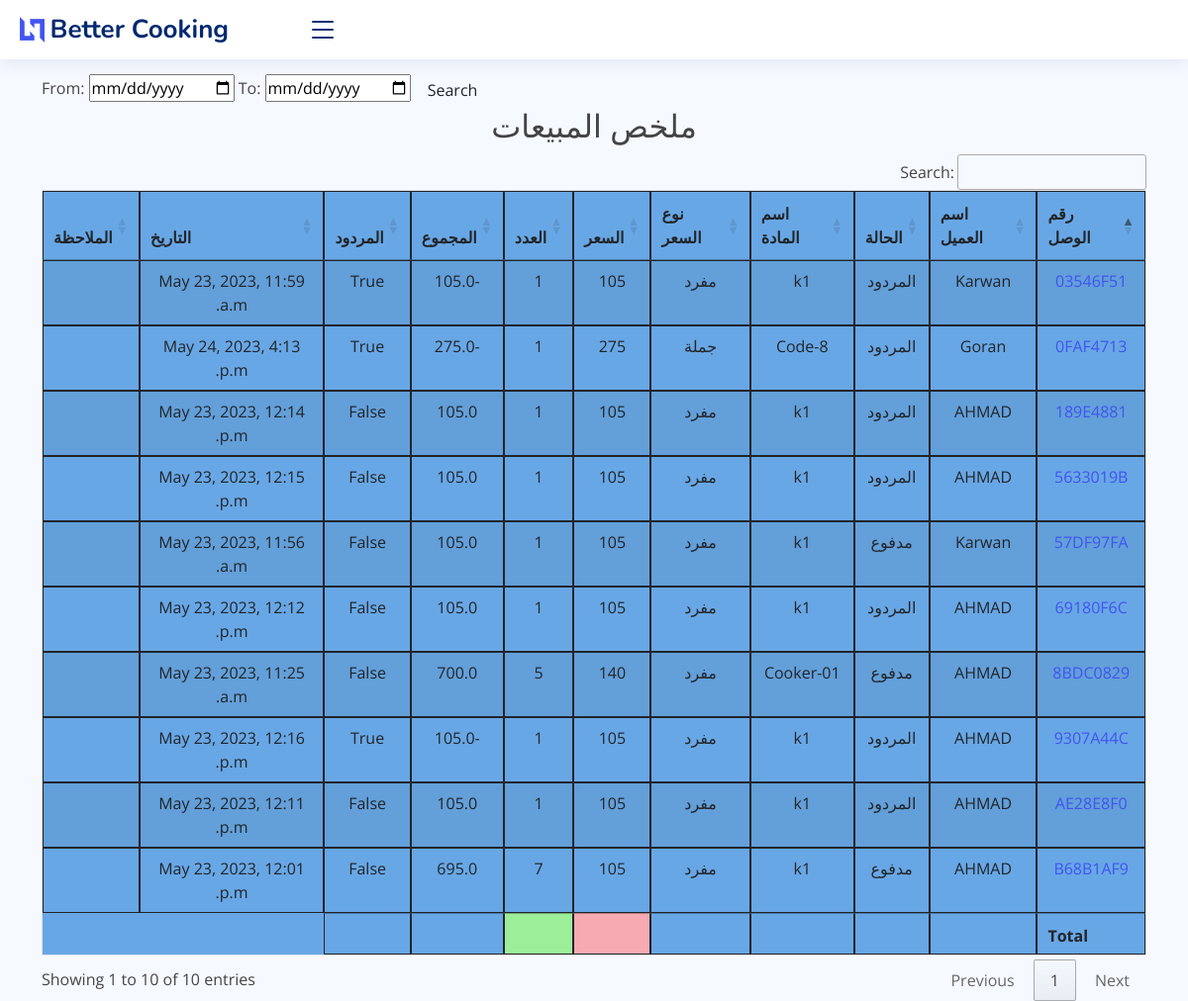
Before: /sales_report with the older database file.
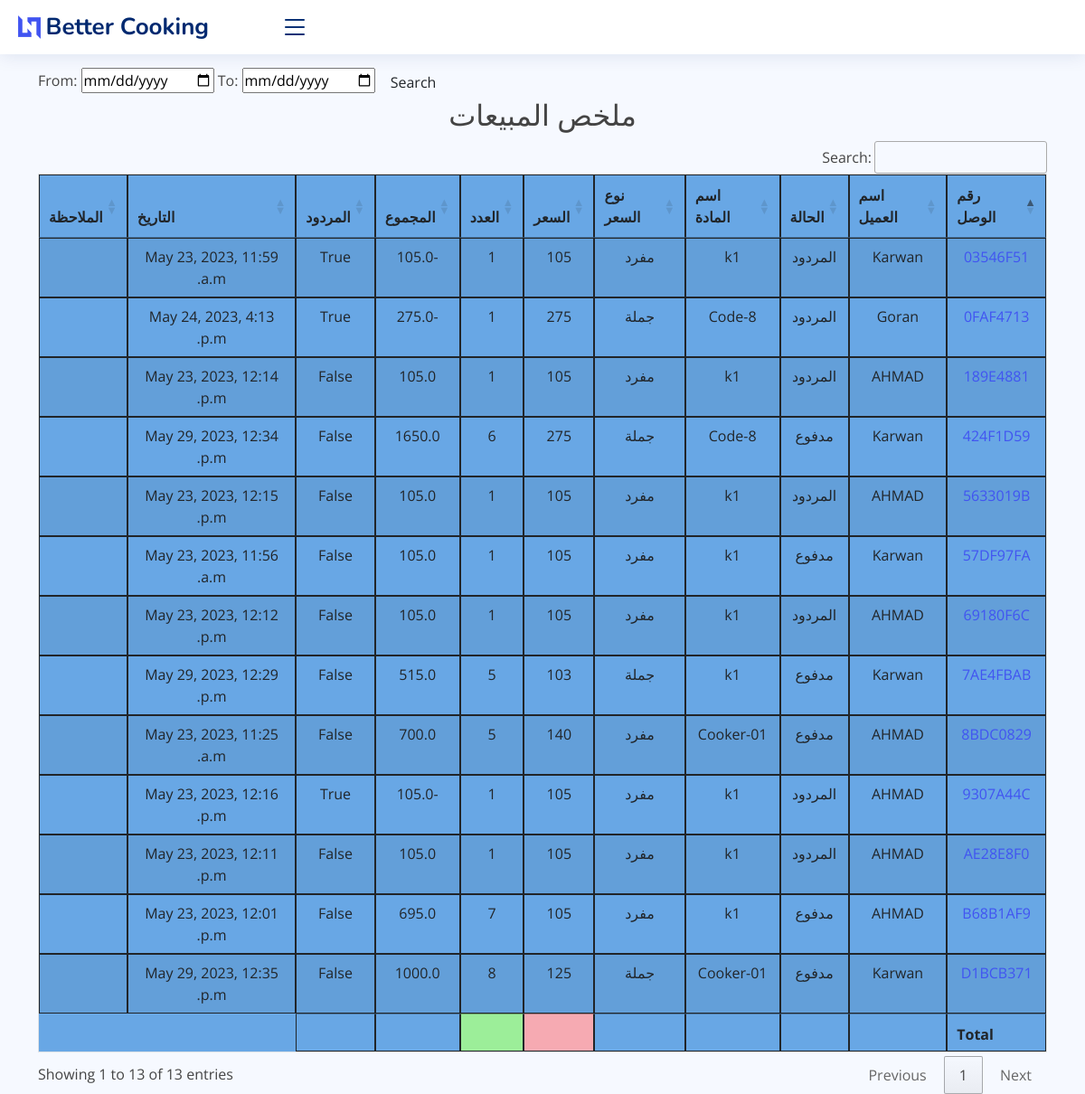
After: the same page with the newer database file.
### core/models.py (models this page shows, shortened)
class SaleItem(models.Model):
    sales_invoice = models.ForeignKey(SaleInvoice, on_delete=models.CASCADE)
    item = models.ForeignKey(Item, on_delete=models.CASCADE)
    qty = models.PositiveSmallIntegerField(default=1)
    total_amt = models.FloatField(editable=False, default=0)
    sale_date = models.DateTimeField(auto_now_add=True)
    is_returned = models.BooleanField(default=False)
    sub_total = models.FloatField(validators=[MinValueValidator(0.01)], default=0)
    discount_type = models.CharField(max_length=10, choices=(
        ('amount', 'Amount'),
        ('percentage', 'Percentage')
    ), blank=True)
    discount_value = models.FloatField(blank=True, null=True)
    class Meta:
        verbose_name_plural = ' بند المبيعات'

class SaleInvoice(models.Model):
    STATUS = (
        ('مدفوع', 'مدفوع'),
        ('غير مدفوع', 'غير مدفوع'),
        ('المردود', 'المردود'),
    )
    invoice_number = models.CharField(max_length=8, unique=True, editable=False)
    customer_name = models.ForeignKey(Customer, on_delete=models.CASCADE)
    date = models.DateTimeField(auto_now_add=True)
    status = models.CharField(max_length=10, choices=STATUS, default='مدفوع')
    note = models.CharField(max_length=100, blank=True)
    updated_at = models.DateTimeField(auto_now=True)
    class Meta:
        verbose_name_plural = 'فاتورة البيع'

class Customer(models.Model):
    customer_name = models.CharField(max_length=50, blank=True)
    customer_mobile = models.CharField(max_length=50, blank=True)
    customer_address = models.TextField(blank=True)
    city = models.CharField(max_length=50, blank=True)
    class Meta:
        verbose_name_plural = 'الزبائن'
    def __str__(self):
        return self.customer_name

class Item(models.Model):
    PRICELIST = (
        ('مفرد', 'مفرد'),
        ('جملة', 'جملة'),
        ('شراء', 'شراء'),
        ('قسط', 'قسط'),
    )
    name = models.CharField(max_length=255)
    price = models.PositiveIntegerField(default=1)
    price_list = models.CharField(max_length=8, choices=PRICELIST, default='مفرد')
    class Meta:
        verbose_name_plural = 'المواد'

### core/views.py (the view)
# urls.py: path('sales_report', views.sales_repoert, name="sales_report"),
def sales_repoert(request):
    s_reports = SaleItem.objects.select_related()
    myFilter = Sales_Filter(request.GET, queryset=s_reports)
    s_reports = myFilter.qs
    context = {'s_reports': s_reports, 'myFilter': myFilter}
    return render(request, 'core/reports/sales_report.html', context)

### core/templates/core/reports/sales_report.html (shortened to what this page needs)
{% extends 'core/base.html' %}
{% block content %}
    <br>
    <br> <br>
    <form class="form-a">
        From: <input type="date" value={{ myFilter.form.max_date }}</input>
        To: <input type="date" value={{ myFilter.form.min_date }}</input>
        <button type="submit" class="btn btn-b">Search</button>
    </form>
    <h2 class="text-center"> ملخص المبيعات </h2>
    <table id="example1" class="table table-striped" style="background-color: #68a7e5">
        <thead>
        <tr>
            <th>رقم الوصل</th>
            <th>اسم العميل</th>
            <th>الحالة</th>
            <th>اسم المادة</th>
            <th>نوع السعر</th>
            <th> السعر</th>
            <th>العدد</th>
            <th>المجموع</th>
            <th>المردود</th>
            <th>التاريخ</th>
            <th>الملاحظة</th>
        </tr>
        </thead>
        <tbody>
        {% for i in  s_reports %}
            <tr>
                <td><a href="{% url 'single_sale' i.sales_invoice.id %}">{{ i.sales_invoice.invoice_number }}</a></td>
                <td>{{ i.sales_invoice.customer_name }}</td>
                <td>{{ i.sales_invoice.status }}</td>
                <td>{{ i.item.name }}</td>
                <td>{{ i.item.price_list }}</td>
                <td>{{ i.item.price }}</td>
                <td>{{ i.qty }}</td>
                <td>{{ i.total_amt }}</td>
                <td>{{ i.is_returned }}</td>
                <td>{{ i.sale_date }}</td>
               <td>{{ i.sales_invoice.note }}</td>
            </tr>
        {% endfor %}
        </tbody>
        <tfoot>
        <th></th>
        <th></th>
        <th></th>
        <th></th>
        <th></th>
        <th style="background-color: #f6aab2"></th>
        <th style="background-color: #9cee99"></th>
        <th></th>
        <th></th>
        </tfoot>
    </table>
{% endblock %}

### core/templates/core/base.html (shortened to what this page needs)
{% load static %}
<!DOCTYPE html>
<html lang="en">
{% include 'core/head.html' %}
<body>
<header id="header" class="header fixed-top d-flex align-items-center">
    <div class="d-flex align-items-center justify-content-between">
        <a href="{% url 'index' %}" class="logo d-flex align-items-center">
            <img src="{% static 'core/assets/img/logo.png' %}" alt="">
            <span class="d-none d-lg-block">Better Cooking</span>
        </a>
        <i class="bi bi-list toggle-sidebar-btn"></i>
    </div>
</header>
<div class="container">
    {% block content %}
    {% endblock %}
</div>
<link rel="stylesheet" type="text/css" href="https://cdn.datatables.net/1.11.5/css/jquery.dataTables.css">
</body>
</html>

### core/templates/core/head.html (shortened to what this page needs)
{% load static %}
<head>
    <link href="{% static 'core/assets/vendor/bootstrap/css/bootstrap.min.css' %}" rel="stylesheet">
    <link href="{% static 'core/assets/vendor/bootstrap-icons/bootstrap-icons.css' %}" rel="stylesheet">
    <link href="{% static 'core/assets/vendor/boxicons/css/boxicons.min.css' %}" rel="stylesheet">
    <link href="{% static 'core/assets/vendor/quill/quill.snow.css' %}" rel="stylesheet">
    <link href="{% static 'core/assets/vendor/quill/quill.bubble.css' %}" rel="stylesheet">
    <link href="{% static 'core/assets/vendor/remixicon/remixicon.css' %}" rel="stylesheet">
    <link href="{% static 'core/assets/vendor/simple-datatables/style.css' %}" rel="stylesheet">
    <link href="{% static 'core/assets/css/style.css' %}" rel="stylesheet">
    <link rel="stylesheet" type="text/css" href="https://cdn.datatables.net/1.12.1/css/jquery.dataTables.min.css">
    <link rel="stylesheet" type="text/css" href="https://cdn.datatables.net/datetime/1.1.2/css/dataTables.dateTime.min.css">
</head>

### static/core/assets/css/style.css (style rules this page uses)
:root { scroll-behavior: smooth; }
body { font-family: "Open Sans", sans-serif; background: #f6f9ff; color: #444444; }
a { color: #4154f1; text-decoration: none; }
h1, h2, h3, h4, h5, h6 { font-family: "Nunito", sans-serif; }
.logo { line-height: 1; }
@media (min-width: 1200px) { .logo { width: 280px; } }
.logo img { max-height: 26px; margin-right: 6px; }
.logo span { font-size: 26px; font-weight: 700; color: #012970; font-family: "Nunito", sans-serif; }
.header { transition: all 0.5s; z-index: 997; height: 60px; box-shadow: 0px 2px 20px rgba(1, 41, 112, 0.1); background-color: #fff; padding-left: 20px; }
.header .toggle-sidebar-btn { font-size: 32px; padding-left: 10px; cursor: pointer; color: #012970; }

Changed rows visible on the page:
added SaleItem: sales_invoice.invoice_number "7AE4FBAB", sales_invoice.customer_name "Karwan", sales_invoice.status "مدفوع", item.name "k1", item.price_list "جملة", item.price "103", qty "5", total_amt "515.0", is_returned "False", sale_date "May 29, 2023, 12:29 p.m."
added SaleItem: sales_invoice.invoice_number "424F1D59", sales_invoice.customer_name "Karwan", sales_invoice.status "مدفوع", item.name "Code-8", item.price_list "جملة", item.price "275", qty "6", total_amt "1650.0", is_returned "False", sale_date "May 29, 2023, 12:34 p.m."
added SaleItem: sales_invoice.invoice_number "D1BCB371", sales_invoice.customer_name "Karwan", sales_invoice.status "مدفوع", item.name "Cooker-01", item.price_list "جملة", item.price "125", qty "8", total_amt "1000.0", is_returned "False", sale_date "May 29, 2023, 12:35 p.m."
Other visible differences:
text written by a page script: "Search: Showing 1 to 10 of 10 entries Previous 1 Next" → "Search: Showing 1 to 13 of 13 entries Previous 1 Next"
